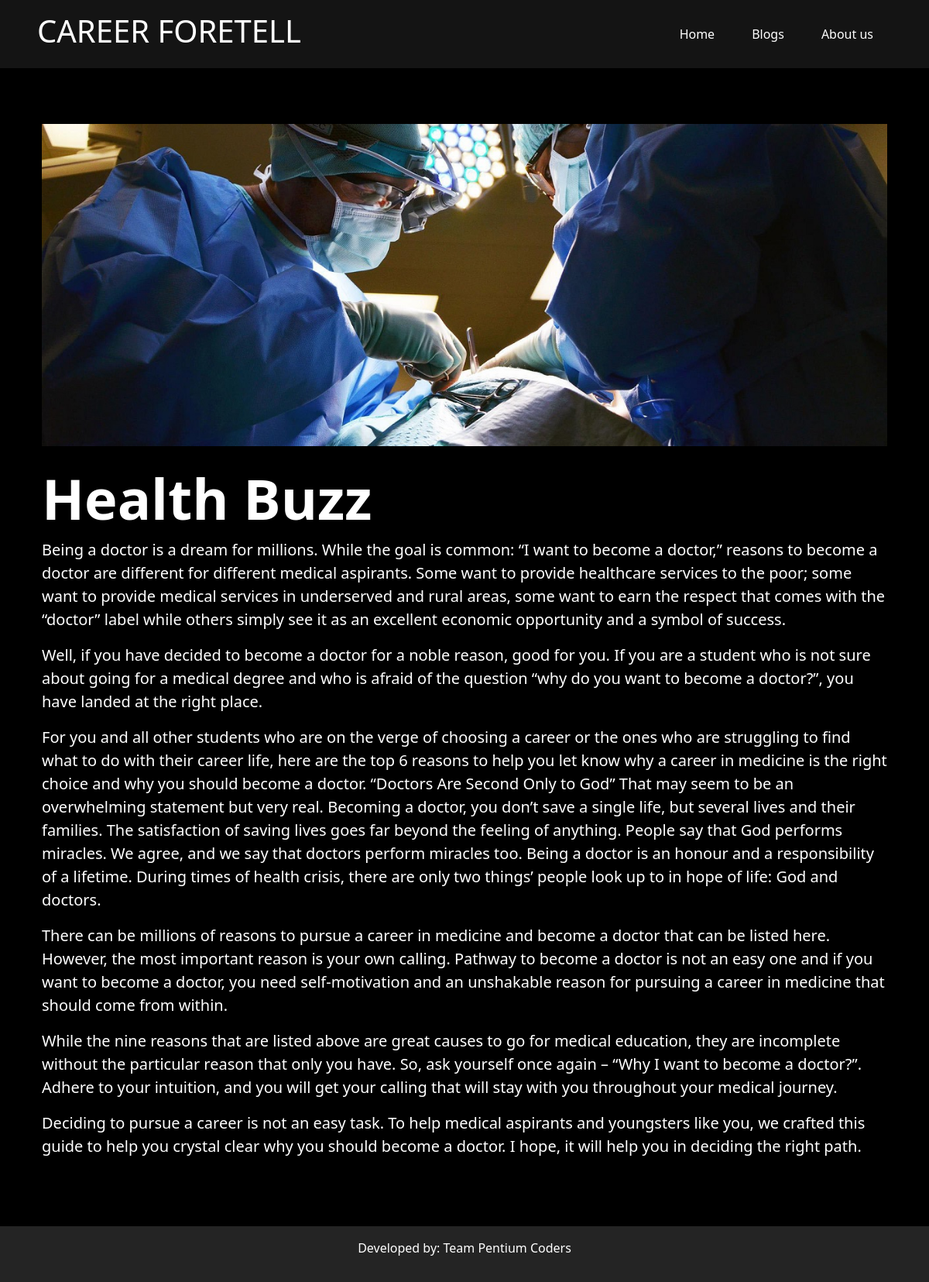
The app's page /blogs/blogpost/8 with its own data.
### main/models.py (models this page shows)
class Blog(models.Model):
    blogID = models.AutoField(primary_key=True)
    title = models.CharField(max_length=20)
    metadetail = models.CharField(max_length=100)
    body = models.TextField()
    thumbnail = models.ImageField(upload_to='blogs/thumbnail', blank=True, null=True)
    image = models.ImageField(upload_to='blogs/', blank=True, null=True)

### main/views.py (the view)
# urls.py: path('blogs/blogpost/<slug:slug>', views.blog, name='blog'),
def blog(request, slug):
    blog = Blog.objects.get(blogID=slug)
    return render(request, 'blog.html', {'blog':blog})

### template/blog.html (shortened to what this page needs)
{% extends 'base.html' %}
{% load static %}
{% block body %}
<div class="container my-5 rounded-3 py-4 px-4">
    <img src="{{blog.image.url}}" class="col-12" alt="{{blog.title}}">
    <h2 class="mt-4 display-2 fw-bold">{{blog.title}}</h2>
    <div class="fs-5">
        {{blog.body|linebreaks}}
    </div>
</div>
{% endblock body %}

### assets/static/css/style.css (style rules this page uses)
* { padding: 0; margin: 0; }
body { background: black; color: white; }

### records on screen
Blog: image (picture), title "Health Buzz", body "Being a doctor is a dream for millions. While the goal is common: “I want to become a doctor,” reasons to become a doctor are different for different medical aspirants. Some want to provide healthcare services to the poor; some want to provide medical services in underserved and rural areas, some want to earn the respect that comes with the “doctor” label while others simply see it as an excellent economic opportunity and a symbol of success. Well, if you have decided to become a doctor for a noble reason, good for you. If you are a student who is not sure about going for a medical degree and who is afraid of the question “why do you want to become a doctor?”, you have landed at the right…"
